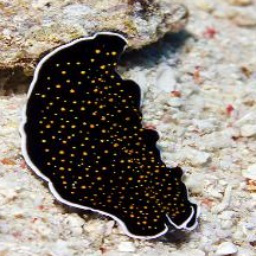
#> input picture evaluation/test_p98__GT_Img.png, 256 x 256 px
$ python UCIQE.py
#> lines starting #> are read from the running program, lines starting #| are printed output that depends on the picture; long printed decimals are rounded
#> further down, image1 is the input picture: shape (256, 256, 3); mean B, G, R 121.3, 128.6, 136.1
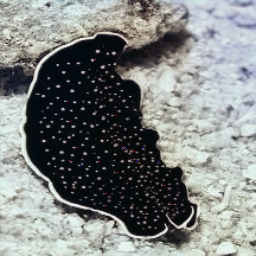
#> input picture evaluation/test_p98__Generate_Img.png, 256 x 256 px
#> further down, image2 is the input picture: shape (256, 256, 3); mean B, G, R 129, 130.2, 126.6
import cv2
import numpy as np
import math

def calculate_uciqe(image):
    # 将图像从 BGR 转换为 HSV
    hsv = cv2.cvtColor(image, cv2.COLOR_BGR2HSV)
#> hsv: shape (256, 256, 3); mean H, S, V 48.6, 80.1, 137.5
    H, S, V = cv2.split(hsv)
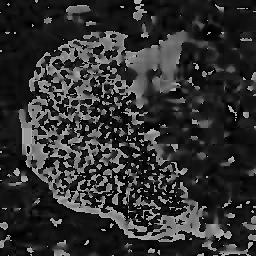
#> H: shape (256, 256); min 0, max 179, mean 48.6
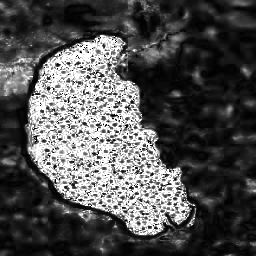
#> S: shape (256, 256); min 0, max 255, mean 80.1
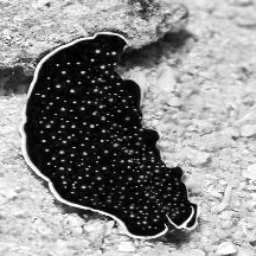
#> V: shape (256, 256); min 0, max 255, mean 137.5

    # 计算色度的标准差（delta）
    delta = np.std(H) / 180.0
#> delta = 0.298

    # 计算饱和度的平均值（mu）
    mu = np.mean(S) / 255.0
#> mu = 0.314

    # 计算亮度（V）的对比度（conl）
    n, m = V.shape
#> n = 256; m = 256
    number = math.floor(n * m / 100)
#> number = 655
    V1 = V.flatten() / 255.0
    V_sorted = np.sort(V1)

    top = np.mean(V_sorted[-number:])
#> top = 0.988
    bottom = np.mean(V_sorted[:number])
#> bottom = 0.00572
    conl = top - bottom
#> conl = 0.982

    # 计算 UCIQE 值
    uciqe = 0.4680 * delta + 0.2745 * conl + 0.2576 * mu
#> uciqe = 0.49

    return uciqe


if __name__=='__main__':
    from skimage.metrics import structural_similarity as ssim
    from skimage.metrics import peak_signal_noise_ratio as psnr
    image1 = cv2.imread("./test_p98__GT_Img.png")
    image2 = cv2.imread("./test_p98__Generate_Img.png")
    uciqe_value = calculate_uciqe(image1)
#> uciqe_value = 0.49
    ssim_value = ssim(image2,image1,full=True,win_size=3)[0]
#> ssim_value = 0.672
    psnr_value = psnr(image2,image1,)
#> psnr_value = 26.08
    print("UCIQE:", uciqe_value)
#| UCIQE: 0.4901
    print("SSIM:", ssim_value)
#| SSIM: 0.6717
    print("PSNR:", psnr_value)
#| PSNR: 26.084
